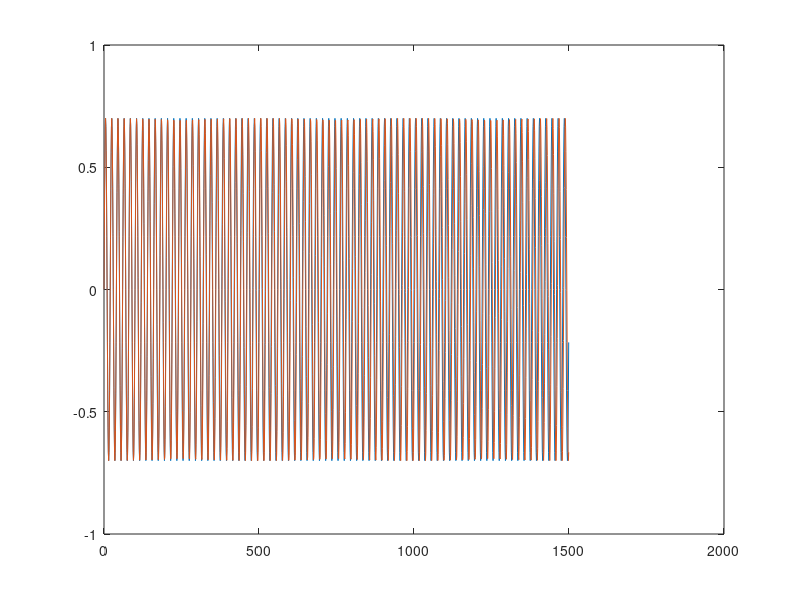

Source code (MATLAB): (Note: this script raises an error after producing the figure.)
%% plot two sine waves to show PC only detects 1:1 frequency ratio

   %% Time specifications:
   Fs = 1;                   % samples per second
   dt = 1/Fs;                   % seconds per sample
   StopTime = 1500;             % seconds
   t = (0:dt:StopTime-dt)';     % seconds
   %% Sine wave: characteristics
   F1 = 0.05; %Hz
   F2 = 0.0499;

   x1 = 0.7*sin(2*pi*F1*t);
   x2 = 0.7*sin(2*pi*F2*t);
   

   x1h = hilbert(x1);
   x2h = hilbert(x2);
   
   phw1 = angle(x1h);
   phw2 = angle(x2h); %wrapped phase
   
   phu1 = unwrap(phw1); %unwrapped phase
   phu2 = unwrap(phw2);
   
   len = length(phu1);
   
   pc=abs(1/len.*sum(exp(1i.*(phu1-phu2))))
%% 
plot(t,x1,t,x2)
%% Export figure
opts.Format = 'eps';
opts.Width = 7; %width in inches of the output
opts.color = 'RGB';
opts.FontMode = 'scaled';
opts.FontSize = 1.1;
set(gca,'clipping','off');
set(gcf,'clipping','off');
exportfig(gcf,'/Users/nickmitrou/Documents/SFU/PhD/Meetings/Committee_meeting_2014/Sine_wave_phase.eps',opts);

   
    
   
   %% FFT of the first wave
   
  [pxx,f] = pwelch(y1c,[],[],[],10);
  semilogx(f,pxx)
  

  
  
  
  
  
  
  
  
  
  
  
  
  
  
  
  
  
  
  
  
  
  
  
  
  
  
  %% time varying signal
  
  % options
n = 10; % # frequencies 
fmean = 0.1; % Hz 
nsamples = 1e3; % # samples per constant freq period
% freq
tdur=1/fmean; 
ts = tdur/nsamples; 
f = (fmean/2)*randn(n,1)/3 + fmean;
fvec = []; 
for i=1:n, fvec = [fvec , f(i)*ones(1,nsamples)]; 
end
% algo
fac_old = 0; 
for i=1:length(fvec), fac = fac_old + fvec(i)*ts; 
    y(i) = sin(2*pi*fac); 
    fac_old = fac; 
end
% plot
subplot(211) 
    plot(0:tdur:tdur*(n-1),f,'k.',[0 tdur*n],fmean/2*[1 1],[0 tdur*n],fmean*[1.5 1.5]), ylim([0.25 1.75]*fmean)
subplot(212)
    plot(0:ts:ts*(length(y)-1),y)




